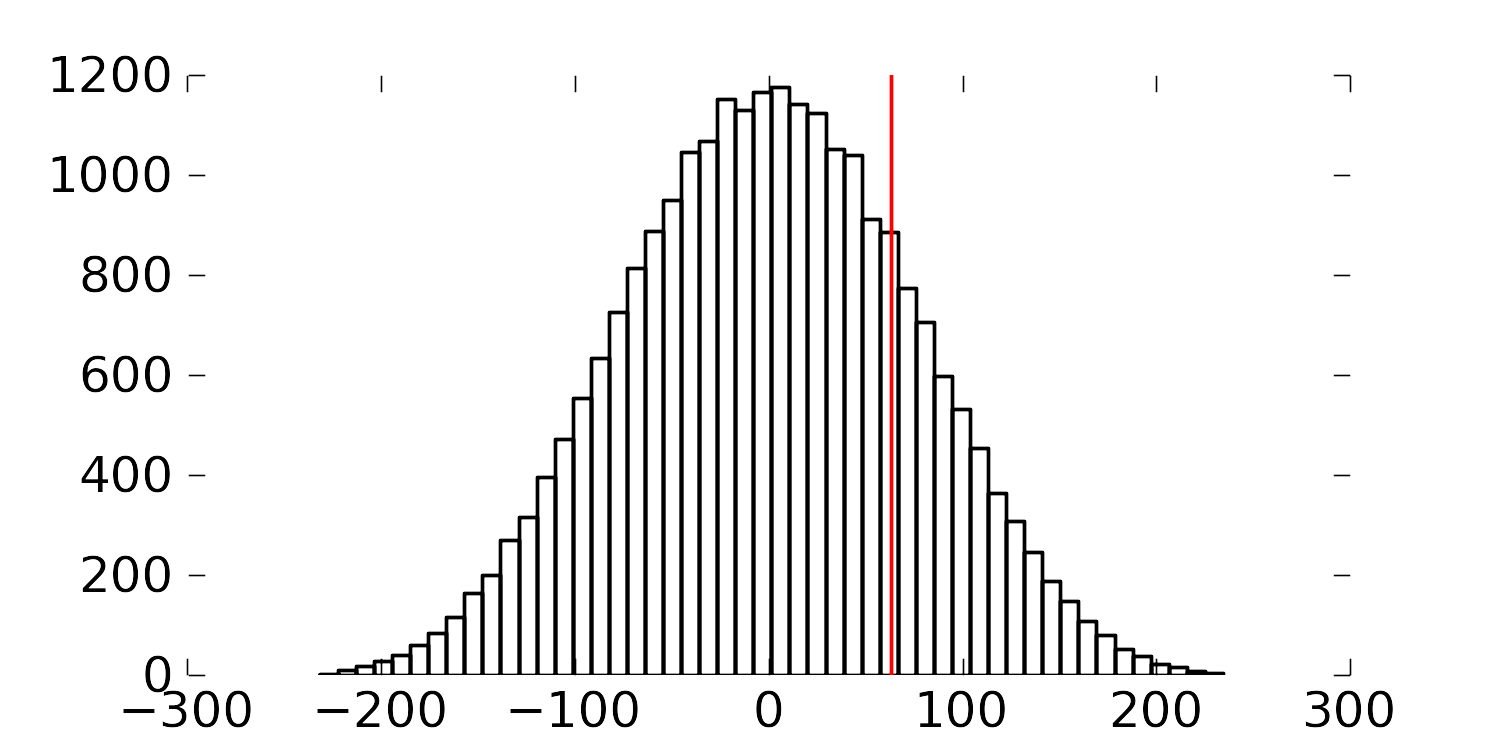

Source code (Python):
# Randomized distribution 
# Box, Hunter and Hunter, Chapter 4, p 97:

import numpy as np
import matplotlib.pyplot as plt
import time as time

def xuniqueCombinations(items, n):
    """ Code from: http://code.activestate.com/recipes/190465/ """
    if n==0: yield []
    else:
        for i in xrange(len(items)-n+1):
            for cc in xuniqueCombinations(items[i+1:],n-1):
                yield [items[i]]+cc

if __name__ == '__main__':
    case_A = np.array([254, 440, 501, 368, 697, 476, 188, 525])
    case_B = np.array([338,470,558,426,733,539,240,628,517])
    
    #case_A = np.array([254,440,501,368,697,476,188,525,451,517,370,396,279,450,422,406,425,544,376,335])
    #case_B = np.array([338,470,558,426,733,539,240,628,517,564,435,306,558,358,429,291,520,491,489,479,591,428,424])
    
    # Box, Hunter and Hunter tomato case
    #case_A = np.array([29.9, 11.4, 25.3, 16.5, 21.1])
    #case_B = np.array([26.6, 23.7, 28.5, 14.2, 17.9, 24.3])
    
    n_A = case_A.shape[0]
    n_B = case_B.shape[0]
    number = n_A + n_B
    import scipy.misc as misc
    fact = misc.factorial
    print "Runs required = " + str(fact(number)/fact(n_A)/fact(n_B))
    outcomes = np.concatenate((case_A, case_B))

    choose_some = xuniqueCombinations(range(number), n_A)
    print "Unique ways to split " + str(number) + ' experiments into 2 groups,',
    print "with " + str(n_A) + ' (A) entries and ' + str(n_B) + '',
    print '(B) entries:',
    
    n=0
    handled = dict()
    diffs = []
    
    t = time.time()
    for subset in choose_some:
        n+=1
        y_A = 0.0
        y_B = sum(outcomes)
        entry = ['B']*number
            
        for item in subset:
            entry[item] = 'A'
            y_A += outcomes[item]
            y_B -= outcomes[item]
        
        print entry
        key = ''
        for item in entry:
           key += item
        handled[key] = y_B/(n_B+0.0) - y_A/(n_A+0.0)        
        diffs.append(handled[key])
        
        if not(n%10000):
            print str(n)
        if n==1E6:
            break

        
    print len(diffs)            
    print time.time() - t
    
    actual_diff = np.mean(case_B) - np.mean(case_A)
    print "Actual difference = " + str(actual_diff)
    print "Number greater than this: ",
    print sum(np.array(diffs)>actual_diff)
    print "Fraction = ", 
    print sum(np.array(diffs)>actual_diff) / (len(diffs)+0.0)
    
    from matplotlib.figure import Figure
    fig = Figure(figsize=(5, 2.5))
    rect = [0.2, 0.20, 0.80, 0.80]  # Left, bottom, width, height
    ax = fig.add_subplot(111, frame_on=False)
    ax.hist(diffs,  bins=50, facecolor='none')
    ax.axvline(actual_diff, c="red")
    from matplotlib.backends.backend_agg import FigureCanvasAgg
    canvas=FigureCanvasAgg(fig)
    fig.savefig('single-experiment-randomization-some.png', dpi=300, facecolor='w', edgecolor='w', 
                orientation='portrait', papertype=None, format=None, transparent=True)
    
